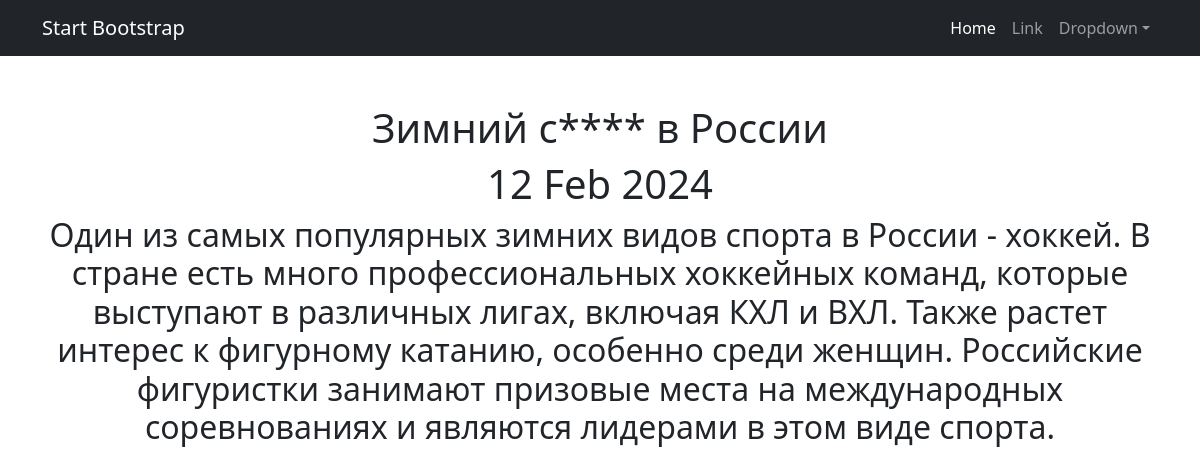
Page /posts/2/ on the committed database.
### news/models.py (models this page shows, shortened)
class Post(models.Model):
    news = "N"
    article = "A"
    POSITIONS = [(news, "Новость"), (article, "Статья")]
    author = models.ForeignKey(Author, on_delete= models.CASCADE)
    choice_field = models.CharField(max_length= 1, choices=POSITIONS, default=article)
    data_in = models.DateTimeField(auto_now_add=True)
    category = models.ManyToManyField(Category, through="PostCategory")
    title = models.CharField(max_length=255)
    text = models.CharField(max_length=3000)
    rating = models.IntegerField(default=0)

### news/views.py (the view)
# urls.py: path('<int:pk>/', PostDetail.as_view(), name= 'Post_detail'),
class PostDetail(DetailView):
    model = Post
    template_name = 'post.html'
    context_object_name = 'post'

### templates/post.html (shortened to what this page needs)
{% extends 'flatpages/default.html' %}
{% load censor_filters %}
{% block content %}
<h1>{{ post.title|censeroid }}</h1>
<h1>{{ post.data_in|date:'d M Y' }}</h1>
<h2>{{ post.text|censeroid }}</h2>
{% endblock content %}

### rows in the picture
Post: title|censeroid "Зимний с**** в России", data_in "12 Feb 2024", text|censeroid "Один из самых популярных зимних видов спорта в России - хоккей. В стране есть много профессиональных хоккейных команд, которые выступают в различных лигах, включая КХЛ и ВХЛ. Также растет интерес к фигурному катанию, особенно среди женщин. Российские фигуристки занимают призовые места на международных соревнованиях и являются лидерами в этом виде спорта."
